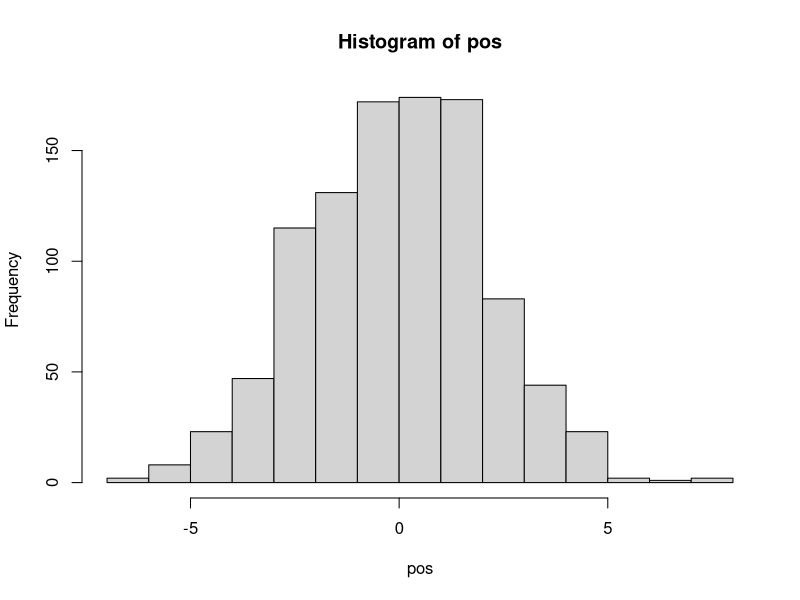
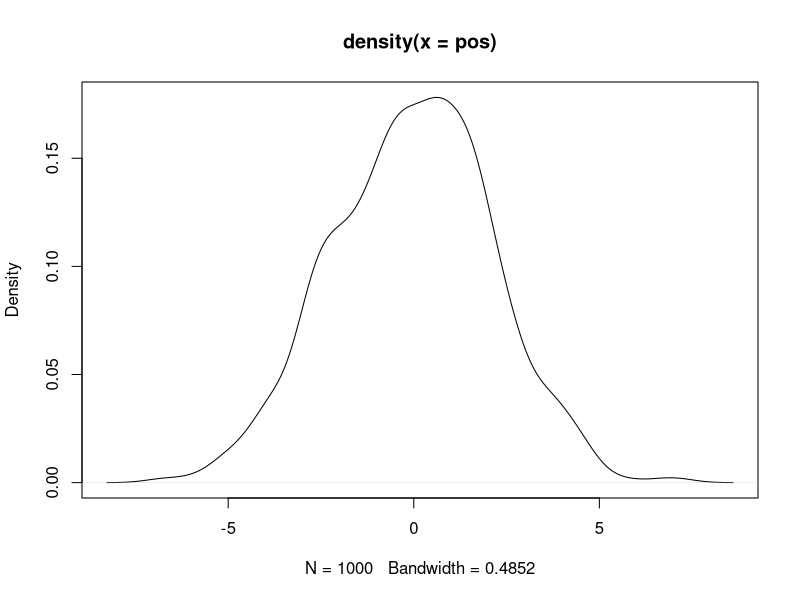

These figures' R source, in order: (Note: this script raises an error after producing the figures.)
##############################################################################
# Chapter 4 code
##############################################################################

## R code 4.1 - 4.5
pos <- replicate(1000, sum(runif(16, -1, 1)))
hist(pos)
plot(density(pos))

prod(1 + runif(12, 0, 0.1))
growth <- replicate(10000, prod(1 + runif(12, 0, 0.1)))
dens(growth, norm.comp = TRUE)

big <- replicate(10000, prod(1 + runif(12, 0, 0.5)))
dens(big, norm.comp = TRUE)
small <- replicate(10000, prod(1 + runif(12, 0, 0.01)))
dens(small, norm.comp = TRUE)
log.big <- replicate(10000, log(prod(1 + runif(12, 0, 0.5))))
dens(log.big, norm.comp = TRUE)

## R code 4.6
w <- 6; n <- 9;
p_grid <- seq(from = 0, to = 1, length.out = 100)
posterior <- dbinom(w, n, p_grid) * dunif(p_grid, 0, 1)
posterior <- posterior / sum(posterior)

## R code 4.7 - 4.
